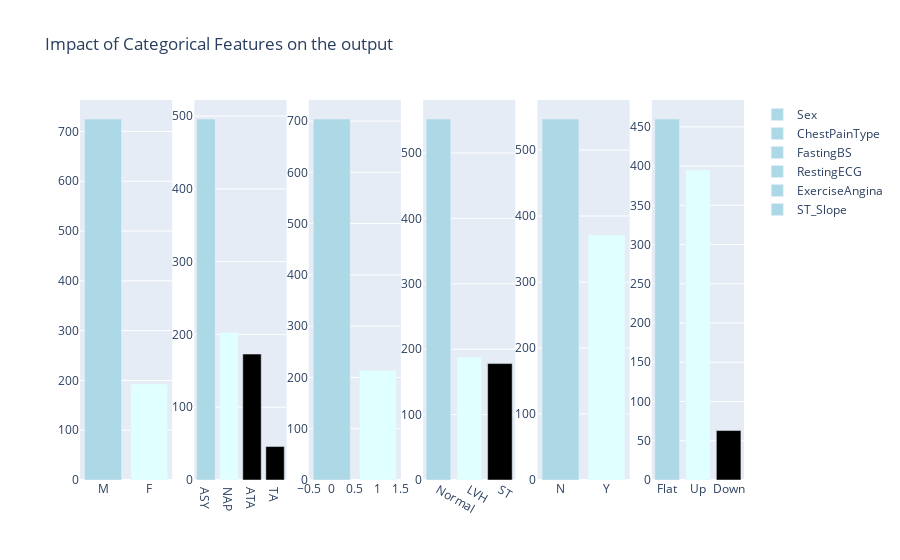

The cell this chart's notebook holds for it:
### Code cell
#Impact of Categorical Features on the output
fig = sp.make_subplots(rows=1, cols=6)

color= ['#ADD8E6','#E0FFFF']

for i in range(len(category) - 1):
    data = categorical_values[category[i]].value_counts().reset_index()
    data.columns = [category[i], 'count']
    fig.add_trace(go.Bar(x=data[category[i]], y=data['count'], 
                         marker_color=color, name=category[i]), 
                  row=1, col=i+1)

fig.update_layout(title_text='Impact of Categorical Features on the output')

fig.show()

### Figure 1 — Plotly figure (JSON) as saved in the notebook; plotly's stock layout.template omitted (floating-point values rounded to 4 significant figures)
{"data": [{"marker": {"color": ["#ADD8E6", "#E0FFFF"]}, "name": "Sex", "type": "bar", "x": ["M", "F"], "xaxis": "x", "y": [725, 193], "yaxis": "y"}, {"marker": {"color": ["#ADD8E6", "#E0FFFF"]}, "name": "ChestPainType", "type": "bar", "x": ["ASY", "NAP", "ATA", "TA"], "xaxis": "x2", "y": [496, 203, 173, 46], "yaxis": "y2"}, {"marker": {"color": ["#ADD8E6", "#E0FFFF"]}, "name": "FastingBS", "type": "bar", "x": [0, 1], "xaxis": "x3", "y": [704, 214], "yaxis": "y3"}, {"marker": {"color": ["#ADD8E6", "#E0FFFF"]}, "name": "RestingECG", "type": "bar", "x": ["Normal", "LVH", "ST"], "xaxis": "x4", "y": [552, 188, 178], "yaxis": "y4"}, {"marker": {"color": ["#ADD8E6", "#E0FFFF"]}, "name": "ExerciseAngina", "type": "bar", "x": ["N", "Y"], "xaxis": "x5", "y": [547, 371], "yaxis": "y5"}, {"marker": {"color": ["#ADD8E6", "#E0FFFF"]}, "name": "ST_Slope", "type": "bar", "x": ["Flat", "Up", "Down"], "xaxis": "x6", "y": [460, 395, 63], "yaxis": "y6"}], "layout": {"title": {"text": "Impact of Categorical Features on the output"}, "xaxis": {"anchor": "y", "domain": [0, 0.1389]}, "xaxis2": {"anchor": "y2", "domain": [0.1722, 0.3111]}, "xaxis3": {"anchor": "y3", "domain": [0.3444, 0.4833]}, "xaxis4": {"anchor": "y4", "domain": [0.5167, 0.6556]}, "xaxis5": {"anchor": "y5", "domain": [0.6889, 0.8278]}, "xaxis6": {"anchor": "y6", "domain": [0.8611, 1]}, "yaxis": {"anchor": "x", "domain": [0, 1]}, "yaxis2": {"anchor": "x2", "domain": [0, 1]}, "yaxis3": {"anchor": "x3", "domain": [0, 1]}, "yaxis4": {"anchor": "x4", "domain": [0, 1]}, "yaxis5": {"anchor": "x5", "domain": [0, 1]}, "yaxis6": {"anchor": "x6", "domain": [0, 1]}}}
